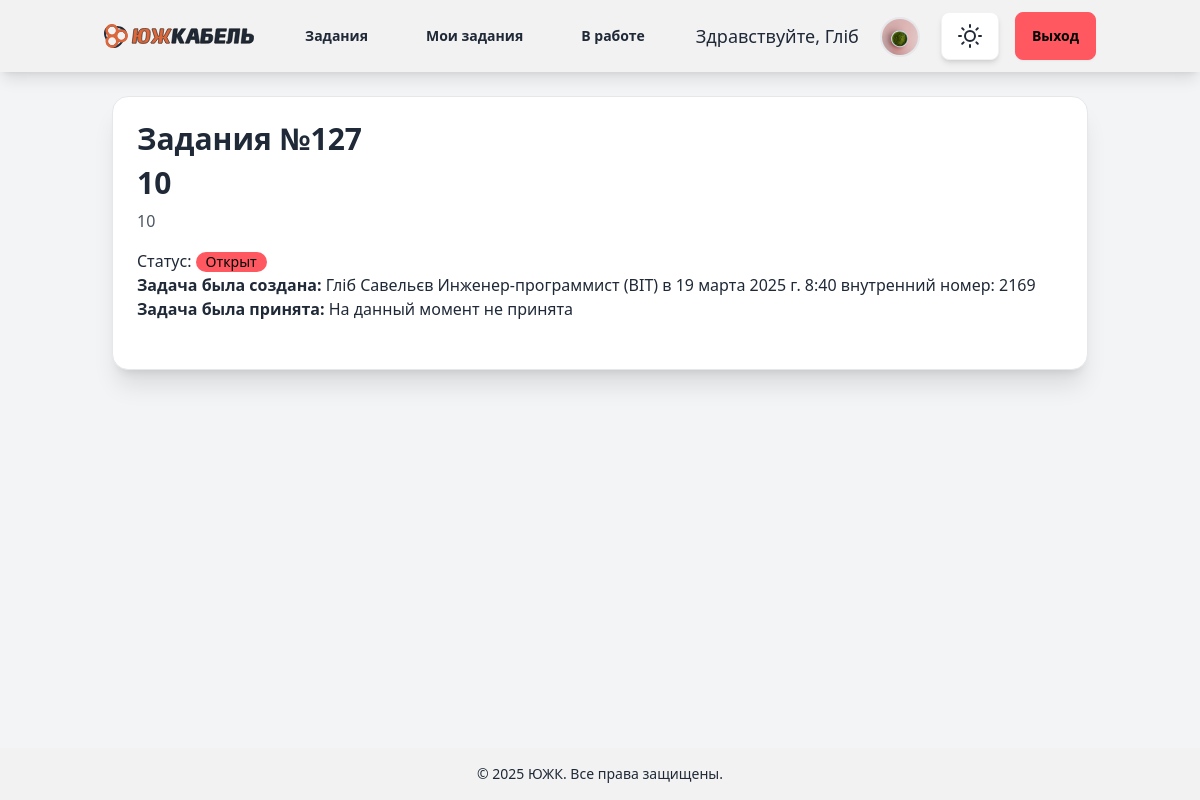
Page /ticket/127/ (signed in) on the earlier database version.
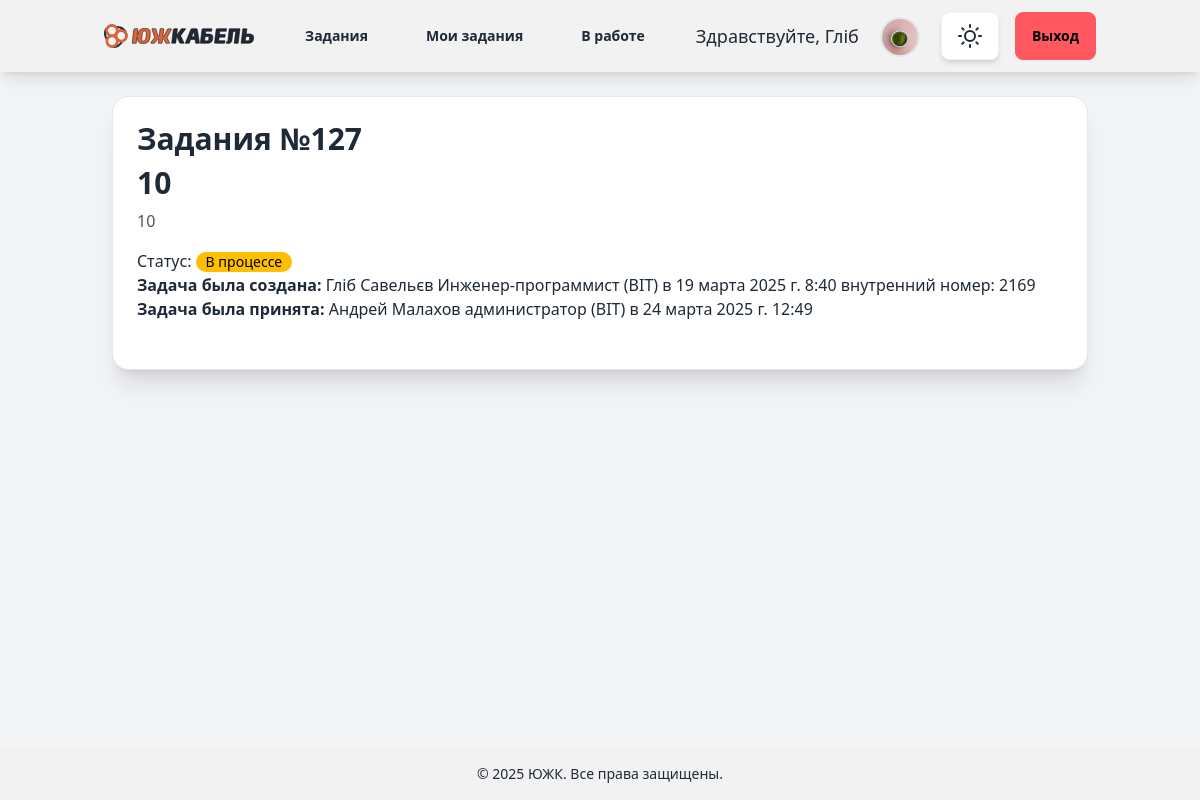
Same page on the later database version.
### tickets/models.py (models this page shows, shortened)
class Ticket(models.Model):
    STATUS_CHOICES = [
        ('open', 'Open'),
        ('in_progress', 'In Progress'),
        ('closed', 'Closed'),
    ]
    title = models.CharField(max_length=200)
    description = models.TextField()
    status = models.CharField(max_length=20, choices=STATUS_CHOICES, default='open')
    created_by = models.ForeignKey(CustomUser, on_delete=models.CASCADE, related_name='tickets_created')
    accepted_by = models.ForeignKey(CustomUser, on_delete=models.CASCADE, related_name='tickets_accepted', null=True,
                                    blank=True)
    department = models.ForeignKey(Department, on_delete=models.CASCADE, related_name='tickets', null=True, blank=True)
    position = models.ForeignKey(Position, on_delete=models.CASCADE, related_name='tickets', null=True, blank=True)
    old_department = models.ForeignKey(Department, on_delete=models.SET_NULL, related_name='old_department', null=True, blank=True)
    old_position = models.ForeignKey(Position, on_delete=models.SET_NULL, related_name='old_position', null=True, blank=True)
    attachment = models.FileField(upload_to='tickets/', null=True, blank=True)
    created_at = models.DateTimeField(auto_now_add=True)
    accepted_at = models.DateTimeField(null=True, blank=True)
    closed_at = models.DateTimeField(null=True, blank=True)
    updated_at = models.DateTimeField(auto_now=True)
    completion_comment = models.TextField(null=True, blank=True)

### account/models.py (models this page shows, shortened)
class CustomUser(AbstractUser):
    department = models.ForeignKey(Department, on_delete=models.SET_NULL, null=True, blank=True)
    position = models.ForeignKey(Position, on_delete=models.SET_NULL, null=True, blank=True, related_name="users")

class Position(models.Model):
    title = models.CharField(max_length=255, unique=True)
    department = models.ForeignKey(Department, on_delete=models.CASCADE, related_name="positions")
    description = models.TextField(blank=True, null=True)
    created_at = models.DateTimeField(auto_now_add=True)
    updated_at = models.DateTimeField(auto_now=True)
    def __str__(self):
        return f"{self.title} ({self.department.name})"

class Department(models.Model):
    name = models.CharField(max_length=80)
    location = models.CharField(max_length=80)
    boss = models.OneToOneField(
        settings.AUTH_USER_MODEL,
        on_delete=models.SET_NULL,
        null=True,
        blank=True,
        related_name="department_boss"
    )
    description = models.TextField()
    created_at = models.DateTimeField(auto_now_add=True)
    updated_at = models.DateTimeField(auto_now=True)

class Profile(models.Model):
    user = models.OneToOneField(settings.AUTH_USER_MODEL, on_delete=models.CASCADE)
    date_of_birthday = models.DateField(blank=True, null=True)
    photo = models.ImageField(upload_to='users/%Y/%m/%d/', blank=True)
    number = models.CharField(max_length=10, blank=True, null=True)

### tickets/views.py (the view)
# urls.py: path('ticket/<int:ticket_id>/', views.ticket_detail, name='ticket_detail'),
@login_required
def ticket_detail(request, ticket_id):
    ticket = get_object_or_404(Ticket, id=ticket_id)
    return render(request, 'tickets/ticket_detail.html', {'ticket': ticket})

### templates/tickets/ticket_detail.html (shortened to what this page needs)
{% extends "blog/base.html" %}
{% block content2 %}
{% load l10n %}
<div class="container mx-auto p-6">
    <div class="card bg-base-100 shadow-xl border border-gray-200 p-6">
        <h1 class="text-3xl font-bold mb-2">Задания №{{ ticket.id }}</h1>
        <h2 class="text-3xl font-bold mb-2">{{ ticket.title }}</h2>
        <p class="text-gray-600">{{ ticket.description }}</p>
        <div class="mt-4">
            <p>Статус:
                    <span class="badge
                        {% if ticket.status == 'open' %}badge-error
                        {% elif ticket.status == 'in_progress' %}badge-warning
                        {% else %}badge-success
                        {% endif %}">
                        {% if ticket.status == 'open' %}Открыт
                        {% elif ticket.status == 'in_progress' %}В процессе
                        {% else %}Закрыт
                        {% endif %}
                    </span>
                </p>
            <p>
                <strong>Задача была создана:</strong>
                {% if ticket.created_by.first_name and ticket.created_by.last_name and ticket.created_by.position%}
                    {{ ticket.created_by.first_name }}
                    {{ ticket.created_by.last_name }}
                    {{ ticket.created_by.position }}
                {% else %}
                    {{ ticket.created_by.username }}
                    {{ ticket.created_by.position }}
                {% endif %} в
                {{ ticket.created_at }}
                {% if ticket.created_by.profile.number %}
                    внутренний номер: {{ ticket.created_by.profile.number }}
                {% else %}
                    {{ ticket.created_by.profile.number|default:"У пользователя нету внутреннего номера" }}
                {% endif %}
            <p><strong>Задача была принята:</strong>
                {% if ticket.accepted_by %}
                    {% if ticket.accepted_by.first_name and ticket.created_by.last_name and ticket.accepted_by.position%}
                        {{ ticket.accepted_by.first_name }}
                        {{ ticket.accepted_by.last_name }}
                        {{ ticket.accepted_by.position }} в
                        {{ ticket.accepted_at }}
                    {% else %}
                        {{ ticket.accepted_by.username }}
                        {{ ticket.accepted_by.position }}
                    {% endif %}
                {% else %}
                {{ ticket.accepted_by.username|default:"На данный момент не принята" }}
                {% endif %}
            </p>
        </div>
    </div>
</div>
{% endblock %}

Differences in the rows shown:
changed Ticket "Гліб": status "open" → "in_progress" (drawn); accepted_by.first_name (not shown) → "Андрей"; accepted_by.last_name (not shown) → "Малахов"; accepted_by.position (not shown) → "администратор (ВІТ)"; accepted_at (not shown) → "24 марта 2025 г. 12:49"; accepted_by.username "На данный момент не принята" → (not shown)
Other differences:
text no longer shown: "Открыт"
text now shown: "В процессе в"
